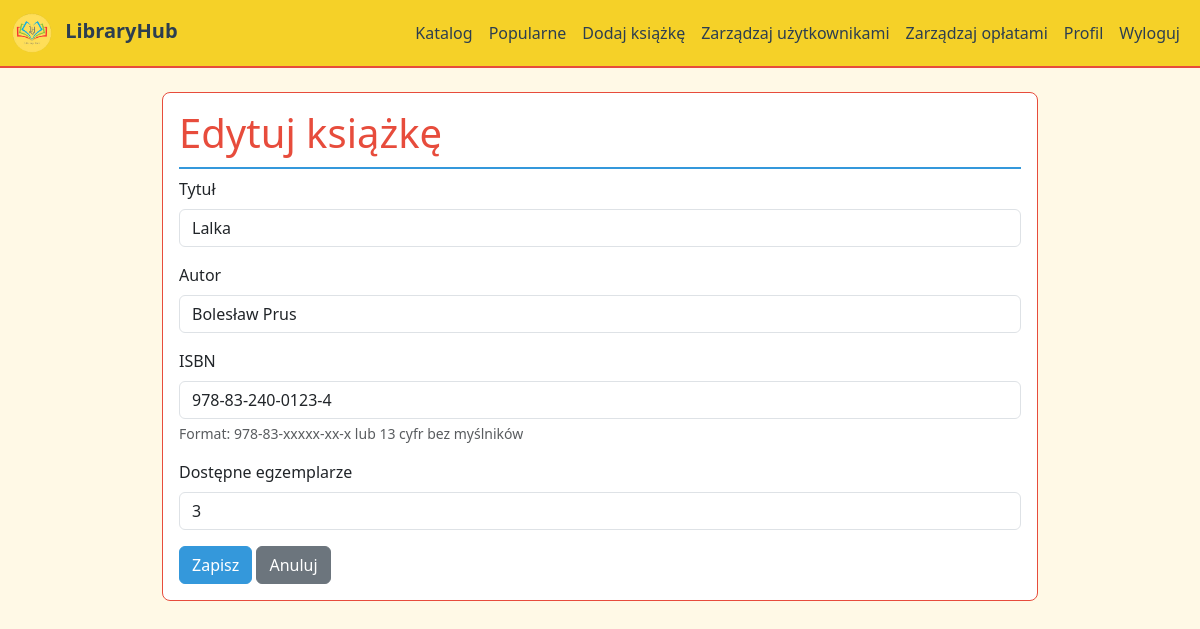
/edit_book/2 (signed in), run on the app's committed database.
### tables this page shows
CREATE TABLE books
                 (id INTEGER PRIMARY KEY, title TEXT, author TEXT, added_date TEXT,
                  available INTEGER, last_edited TEXT, isbn TEXT UNIQUE);

### app.py (the view, shortened to what this page needs)
@app.route('/edit_book/<int:book_id>', methods=['GET', 'POST'])
@login_required
def edit_book(book_id):
    if not current_user.is_admin:
        return redirect(url_for('catalog'))
    try:
        conn = sqlite3.connect('database/library.db')
        c = conn.cursor()
        c.execute('SELECT * FROM books WHERE id = ?', (book_id,))
        book = c.fetchone()
        conn.close()
        if not book:
            return redirect(url_for('catalog'))
        return render_template('edit_book.html', book=book)
    except Exception as e:
        return redirect(url_for('catalog'))

### app.py (called while the page is built)
@login_manager.user_loader
def load_user(user_id):
    try:
        conn = sqlite3.connect('database/library.db')
        c = conn.cursor()
        c.execute('SELECT id, username, is_admin FROM users WHERE id = ?', (user_id,))
        user = c.fetchone()
        conn.close()
        if user:
            return User(user[0], user[1], user[2])
    except Exception:
        pass
    return None

### templates/edit_book.html (shortened to what this page needs)
{% extends "base.html" %}
{% block content %}
<div class="card mt-4">
    <div class="card-body">
        <h1 class="card-title">Edytuj książkę</h1>
        <form method="POST">
            <div class="mb-3">
                <label class="form-label">Tytuł</label>
                <input type="text" name="title" class="form-control" value="{{ book[1] }}" required>
            </div>
            <div class="mb-3">
                <label class="form-label">Autor</label>
                <input type="text" name="author" class="form-control" value="{{ book[2] }}" required>
            </div>
            <div class="mb-3">
                <label class="form-label">ISBN</label>
                <input type="text" name="isbn" class="form-control" value="{{ book[6] if book|length > 6 else '' }}" required>
                <div class="form-text">Format: 978-83-xxxxx-xx-x lub 13 cyfr bez myślników</div>
            </div>
            <div class="mb-3">
                <label class="form-label">Dostępne egzemplarze</label>
                <input type="number" name="available" class="form-control" value="{{ book[4] }}" min="0" max="100" required>
            </div>
            <button type="submit" class="btn btn-primary">Zapisz</button>
            <a href="{{ url_for('catalog') }}" class="btn btn-secondary">Anuluj</a>
        </form>
    </div>
</div>
{% endblock %}

### templates/base.html (style rules this page uses)
body { background-color: #FFF9E6; color: #2C3E50; }
.card { border: 1px solid #E74C3C; border-radius: 8px; background-color: #FFFFFF; }
.card-title { color: #E74C3C; border-bottom: 2px solid #3498DB; padding-bottom: 10px; }
.btn-primary { background-color: #3498DB; border-color: #3498DB; }

### data on the page
books: title "Lalka", author "Bolesław Prus", isbn "978-83-240-0123-4", available "3"
